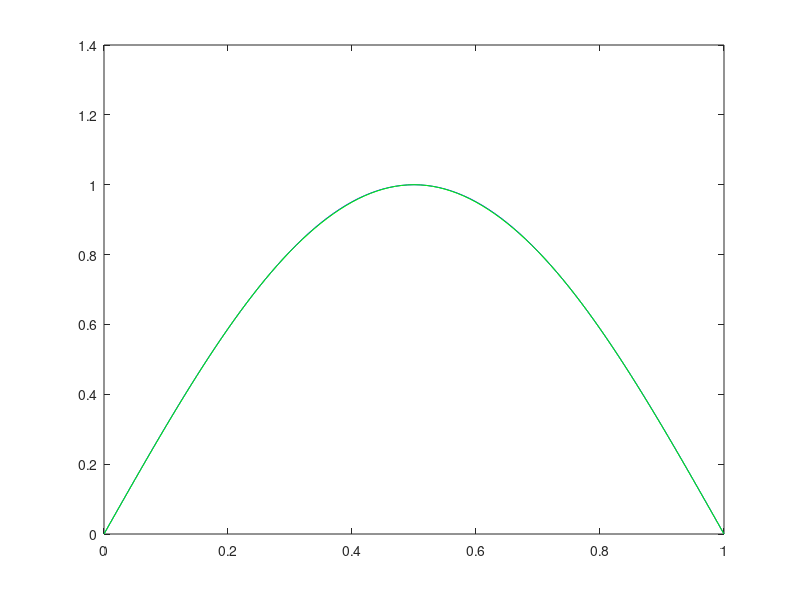

Source code (MATLAB):
% --- Interpolación de Splines cubicos naturales mediante resolución de
% sistema con barra invertida --- 

f = @(x) sin(pi*x);

xi = [0 0.25 0.5 0.75 1];
fi = f(xi);

n = length(xi)-1;
hi = xi(2:end)-xi(1:end-1); %forma interesante hacer vectores

%A = sparse(n-1,n-1); %ceros pero solo se almacenan no nulos, eficiente.
%declaracion innecesaria pues se modifica despues. Util para conocer
%sparse()
%vect_b = zeros(n-1,1);

A = diag(hi(2:n-1),1) + diag(hi(2:n-1),-1) + diag(2*(hi(1:n-1)+hi(2:n)),0) ; %para poner diagonales por encima, o debajo de principal

A = sparse(A)/3 ;

vect_b = (fi(3:n+1)-fi(2:n))./hi(2:n) - (fi(2:n)-fi(1:n-1))./hi(1:n-1); 

ai = fi(1:n)';

ci = A\vect_b';

ci = [0; ci; 0]; %meter los c que conociamos antes, ; pues es columna


di = (ci(2:n+1)-ci(1:n))./(3*hi') ; %cuidado transposición
bi = (fi(2:n+1)'-ai-ci(1:n).*hi'.^2-di.*hi'.^3)./hi'; %de 2) sacamos


for i=1:n

    x = xi(i):0.01:xi(i+1);
    plot(x,f(x),'b')
    hold on 
    plot(x,ai(i)+bi(i).*(x-xi(i))+ci(i).*(x-xi(i)).^2+di(i).*(x-xi(i)).^3 ,'g')

end
